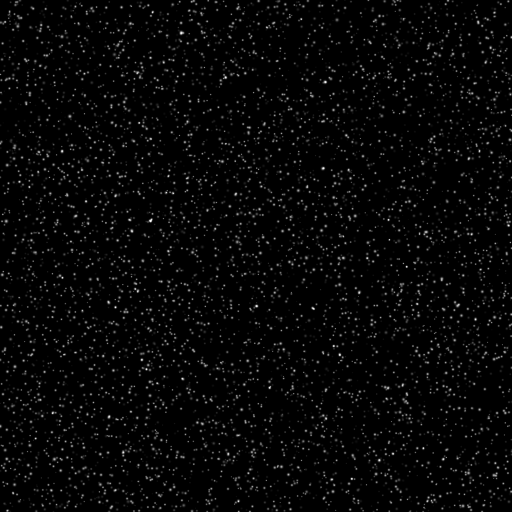
#> input picture exercises/ex1_correlate_img/B005_1.tif, 512 x 512 px
$ python piv_sum_VS_crosscorrelation_VS_FFT.py
#> lines starting #> are read from the running program, lines starting #| are printed output that depends on the picture

# coding: utf-8

# # PIV basics 1

#  start analasys of two picture from piv challenge going through the steps in PIV basics

# In[121]:


import numpy as np
from matplotlib import pyplot as plt
from scipy.signal import correlate2d
# load the images:
a = plt.imread('B005_1.tif')
#> a is the input picture: shape (512, 512); min 0, max 248, mean 6.7
b = plt.imread('B005_2.tif')
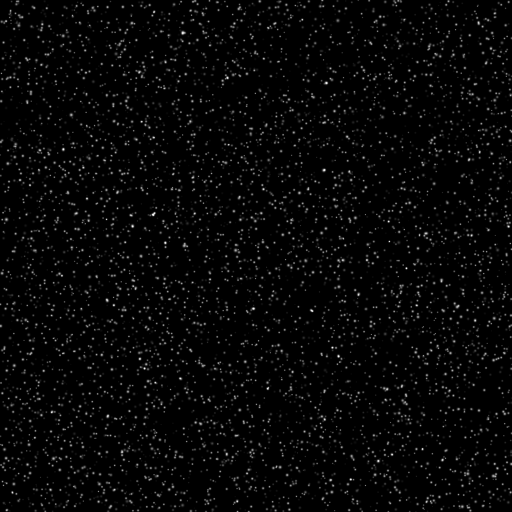
#> input picture exercises/ex1_correlate_img/B005_2.tif, 512 x 512 px
#> b is the input picture: shape (512, 512); min 0, max 248, mean 6.7
iw = 32
ia = a[:iw,:iw].copy()
ib = b[:iw,:iw].copy()

#lets find the displacemant
def RMS2D_1(img, template,maxroll=8):
    #CALCULATES the RMS of the difference between img and template at different shifts of img
    #img-2d array of gray scale value of image at time t
    #template-2d array of gray scale value of image at time t+dt
    #img and template should be same size
    #maxroll- maximun pixel shift of the img 8 pixels is the defult
    #last row/clumn that goes out of array bounds become the first/last row/column
    #i.e the shifted img stays at the same size
    #the function returns a 2d array C at size maxroll+1Xmaxroll+1 wherers
    #C[maxroll,maxroll]-Rms of the difference withount shifts img[i,j] tem[i,j]
    #C[maxroll+x,maxroll+y]-Rms of the difference with shifts img[i+x,j+y] tem[i,j]
    mindist = float('inf')
    idx = (0,0)
    cor=np.zeros((maxroll*2+1,maxroll*2+1))
    for row in range(-maxroll,maxroll+1):
        for col in range(-maxroll,maxroll+1):
            cor[maxroll+row,maxroll+col]=np.sqrt(np.sum(np.square(np.roll(img,(row,col),axis=(0,1)) - template)))
    return cor
#lets find the displacemant
def RMS2D_2(img, template, maxroll=8):
    #CALCULATES the RMS of the difference between img and template at different shifts of img
    #img-2d array of gray scale value of image at time t
    #template-2d array of gray scale value of image at time t+dt
    #img and template should be same size
    #maxroll- maximun pixel shift of the img 8 pixels is the defult
    #last row/clumn that goes out of array bounds is thrown away
    #i.e the shifted img becomes smaller with each shift
    #the function returns a 2d array C at size maxroll+1Xmaxroll+1 wherers
    #C[maxroll,maxroll]-Rms of the difference withount shifts img[i,j] tem[i,j]
    #C[maxroll+x,maxroll+y]-Rms of the difference with shifts img[i+x,j+y] tem[i,j]
    cor=np.zeros((maxroll*2+1,maxroll*2+1))
    for row in range(maxroll+1):
        for col in range(maxroll+1):
            if col==0 and row==0:
                cor[maxroll,maxroll]=np.sqrt(np.sum(np.square(template - img)))
            elif col==0 and row!=0:
                cor[maxroll+row,maxroll]=np.sqrt(np.sum(np.square(template[row::,:] - np.roll(img,row,axis=0)[row::,:])))
                cor[maxroll-row,maxroll]=np.sqrt(np.sum(np.square(img[row::,:] - np.roll(template,row,axis=0)[row::,:])))
            elif row==0 and col!=0:
                cor[maxroll,maxroll+col]=np.sqrt(np.sum(np.square(template[:,col::] - np.roll(img,col,axis=1)[:,col::])))
                cor[maxroll,maxroll-col]=np.sqrt(np.sum(np.square(img[:,col::] - np.roll(template,col,axis=1)[:,col::])))
            else:
                cor[maxroll+row,maxroll+col]=np.sqrt(np.sum(np.square(template[row::,col::] - np.roll(img,(row,col),axis=(0,1))[row::,col::])))
                cor[maxroll-row,maxroll-col]=np.sqrt(np.sum(np.square(img[row::,col::] - np.roll(template,(row,col),axis=(0,1))[row::,col::])))
                cor[maxroll+row,maxroll-col]=np.sqrt(np.sum(np.square(np.roll(template,col,axis=1)[row::,col::] - np.roll(img,row,axis=0)[row::,col::])))
                cor[maxroll-row,maxroll+col]=np.sqrt(np.sum(np.square(np.roll(template,row,axis=0)[row::,col::] - np.roll(img,col,axis=1)[row::,col::])))
    return cor
def my_crosscor2d(img, template, maxroll=8):
    #CALCULATES the cross corelation  between img and template at different shifts of img
    #img-2d array of gray scale value of image at time t
    #template-2d array of gray scale value of image at time t+dt
    #img and template should be same size
    #maxroll- maximun pixel shift of the img 8 pixels is the defult
    #last row/clumn that goes out of array bounds is thrown away
    #i.e the shifted img becomes smaller with each shift
    #the function returns a 2d array C at size maxroll+1Xmaxroll+1 wherers
    #C[maxroll,maxroll]-cross corelation  withount shifts img[i,j] X tem[i,j]
    #C[maxroll+x,maxroll+y]-cross corelation with shifts img[i+x,j+y] X tem[i,j]
    cor=np.zeros((maxroll*2+1,maxroll*2+1))
    for row in range(maxroll+1):
        for col in range(maxroll+1):
            if col==0 and row==0:
                cor[maxroll,maxroll]=np.sum(template * img)
            elif col==0 and row!=0:
                cor[maxroll+row,maxroll]=np.sum(template[row::,:] * np.roll(img,row,axis=0)[row::,:])
                cor[maxroll-row,maxroll]=np.sum(img[row::,:] * np.roll(template,row,axis=0)[row::,:])
            elif row==0 and col!=0:
                cor[maxroll,maxroll+col]=np.sum(template[:,col::] * np.roll(img,col,axis=1)[:,col::])
                cor[maxroll,maxroll-col]=np.sum(img[:,col::] * np.roll(template,col,axis=1)[:,col::])
            else:
                cor[maxroll+row,maxroll+col]=np.sum(template[row::,col::] * np.roll(img,(row,col),axis=(0,1))[row::,col::])
                cor[maxroll-row,maxroll-col]=np.sum(img[row::,col::] * np.roll(template,(row,col),axis=(0,1))[row::,col::])
                cor[maxroll+row,maxroll-col]=np.sum(np.roll(template,col,axis=1)[row::,col::] * np.roll(img,row,axis=0)[row::,col::])
                cor[maxroll-row,maxroll+col]=np.sum(np.roll(template,row,axis=0)[row::,col::] * np.roll(img,col,axis=1)[row::,col::])
    return cor


# let's test that it works indeed by manually rolling (shifting circurlarly) the same image
cor =RMS2D_1(ia-ia.mean(),np.roll(ia,(4,-7),axis=(0,1))-ia.mean())
#> after the loop in RMS2D_1, `for row in range(-maxroll,maxroll+1):`:
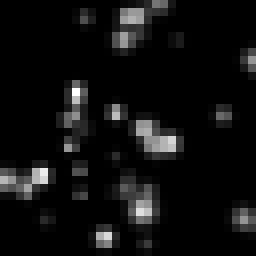
#> img: shape (32, 32) float64 (shown 8 times larger); min -10.05, max 155, mean 0; drawn with min black and max white
i,j = np.unravel_index(cor.argmin(), cor.shape)
#> i = 12; j = 1
print('cor2d:%d,%d'%(i-8,j-8))
#| cor2d:4,-7
cor=RMS2D_2(ia-ia.mean(),np.roll(ia,(4,-7),axis=(0,1))-ia.mean())
#> after the loop in RMS2D_2, `for row in range(maxroll+1):`:
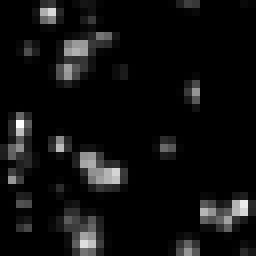
#> template: shape (32, 32) float64 (shown 8 times larger); min -10.05, max 155, mean 0; drawn with min black and max white
i,j = np.unravel_index(cor.argmin(), cor.shape)
print('cor2d:%d,%d'%(i-8,j-8))
#| cor2d:4,-7
cor=my_crosscor2d(ia-ia.mean(),np.roll(ia,(4,-7),axis=(0,1))-ia.mean())
i,j = np.unravel_index(cor.argmax(), cor.shape)
print('cor2d:%d,%d'%(i-8,j-8))
#| cor2d:4,-7
c = correlate2d(np.roll(ia,(4,-7),axis=(0,1))-ia.mean(),np.roll(ia,(0,0),axis=(0,1))-ia.mean())
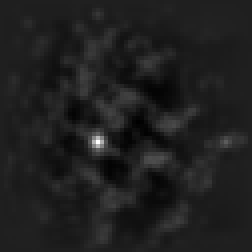
#> c: shape (63, 63) float64 (shown 4 times larger); min -65860.1, max 465606.8, mean 0; drawn with min black and max white
i,j = np.unravel_index(c[31-8:32+8,31-8:32+8].argmax(), c[31-8:32+8,31-8:32+8].shape)
print('cor2d:%d,%d'%(i-8,j-8))
#| cor2d:4,-7
cor= RMS2D_1(ia-ia.mean(),ib-ib.mean())
i,j = np.unravel_index(cor.argmin(), cor.shape)
#> i = 7; j = 9
print('cor2d:%d,%d'%(i-8,j-8))
#| cor2d:-1,1
cor =RMS2D_2(ia-ia.mean(),ib-ib.mean())
#> call 2 of RMS2D_2, with maxroll = 8
#> after the loop in RMS2D_2 (call 2), `for row in range(maxroll+1):`:
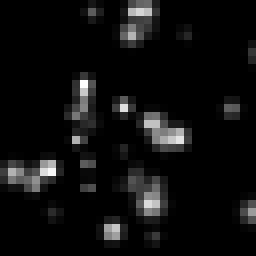
#> template: shape (32, 32) float64 (shown 8 times larger); min -9.52, max 155.5, mean 0; drawn with min black and max white
i,j = np.unravel_index(cor.argmin(), cor.shape)
print('cor2d:%d,%d'%(i-8,j-8))
#| cor2d:-1,1
c1 = my_crosscor2d(ia-ia.mean(),ib-ib.mean())
i,j = np.unravel_index(c.argmax(), c.shape)
#> i = 35; j = 24
print('cor2d:%d,%d'%(i-8,j-8))
#| cor2d:27,16
c2 = correlate2d(ib-ib.mean(),ia-ia.mean())
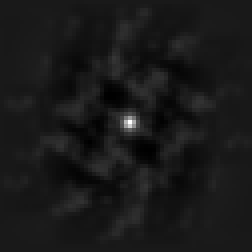
#> c2: shape (63, 63) float64 (shown 4 times larger); min -66267.5, max 603857.9, mean 0; drawn with min black and max white
i,j = np.unravel_index(c.argmax(), c.shape)
print('cor2d:%d,%d'%(i-31,j-31))
#| cor2d:4,-7

x,y,u_dif,v_dif,u_cor,v_cor,u_my,v_my,u_mycross,v_mycross = [],[],[],[],[],[],[],[],[],[]
for k in range(0,a.shape[0],iw):
    for m in range(0,a.shape[1],iw):
        ia = a[k:k+iw,m:m+iw].copy()
        ib = b[k:k+iw,m:m+iw].copy()
        cor_dif = RMS2D_1(ia-ia.mean(),ib-ib.mean())
        row,col = np.unravel_index(cor_dif.argmin(), cor_dif.shape)
        y.append(k+iw/2.-1)
        x.append(m+iw/2.-1)
        u_dif.append(col-8)
        v_dif.append(row-8)
        c = correlate2d(ib-ib.mean(),ia-ia.mean())
        c=c[31-8:32+8,31-8:32+8]
        i,j = np.unravel_index(c.argmax(), c.shape)
        u_cor.append(j -8)
        v_cor.append(i- 8)
        c_my = RMS2D_2(ia-ia.mean(),ib-ib.mean())
        row,col = np.unravel_index(c_my.argmin(), c_my.shape)
        u_my.append(col -8)
        v_my.append(row- 8)
        c_mycross = my_crosscor2d(ia-ia.mean(),ib-ib.mean())
        row,col = np.unravel_index(c_mycross.argmax(), c_mycross.shape)
        u_mycross.append(col -8)
        v_mycross.append(row- 8)
#> after the loop, u_cor = 256 values, max 8 at index 102, min -7 at index 118, mean -0.156; u_dif = 256 values, max 8 at index 102, min -7 at index 118, mean -0.0938; u_my = 256 values, max 8 at index 101, min -8 at index 116, mean -0.082; u_mycross has the same summary as u_cor; v_cor = 256 values, max 8 at index 119, min -8 at index 117, mean 0.262; v_dif = 256 values, max 8 at index 119, min -8 at index 117, mean 0.25; v_my = 256 values, max 8 at index 116, min -8 at index 118, mean 0.363; v_mycross has the same summary as v_cor; x = 256 values, max 495 at index 15, min 15 at index 0, mean 255; y = 256 values from 15 to 495

plt.figure(figsize=(12,10))
plt.subplot(2,2,1)
M_dif = np.sqrt(pow(np.array(u_dif), 2) + pow(np.array(v_dif), 2))
#> M_dif = 256 values, max 9.22 at index 134, min 1 at index 3, mean 2.03
plt.quiver(x,y,u_dif,v_dif,M_dif)
plt.title('rms1')

plt.subplot(2,2,2)
M_cor = np.sqrt(pow(np.array(u_cor), 2) + pow(np.array(v_cor), 2))
#> M_cor = 256 values, max 8.94 at index 102, min 1 at index 3, mean 2.03
plt.quiver(x,y,u_cor,v_cor,M_cor)
plt.title('rms2')

plt.subplot(2,2,3)
M_my = np.sqrt(pow(np.array(u_my), 2) + pow(np.array(v_my), 2))
#> M_my = 256 values, max 11.31 at index 116, min 1 at index 4, mean 2.16
plt.quiver(x,y,u_my,v_my,M_my)
plt.title('my cross cor')

plt.subplot(2,2,4)
M_mycross = np.sqrt(pow(np.array(u_mycross), 2) + pow(np.array(v_mycross), 2))
#> M_mycross has the same summary as M_cor
plt.quiver(x,y,u_mycross,v_mycross,M_mycross)
plt.title('scipy cross cor')

#the results are abit different lets explore it
q_rms1_rms2= np.array(M_dif)==np.array(M_my)
problem_rms1_rms2=np.where(q_rms1_rms2==False)
q_mycrosscor_corsscor= np.array(M_mycross)==np.array(M_cor)
problem_mycrosscor_corsscor=np.where(q_mycrosscor_corsscor==False)
#> problem_mycrosscor_corsscor = (empty array,)
print('number of different points comparing rms1 to rms2:%d'%np.size(problem_rms1_rms2[0]))
#| number of different points comparing rms1 to rms2:25
print('number of different points coparing my cross cor to scipys:%d'%np.size(problem_mycrosscor_corsscor[0]))
#| number of different points coparing my cross cor to scipys:0
#> `#dist_cor= np.sqrt(np.sum(np.square(ib - np.roll(ia,(i-31,j-31),axis=(..`:
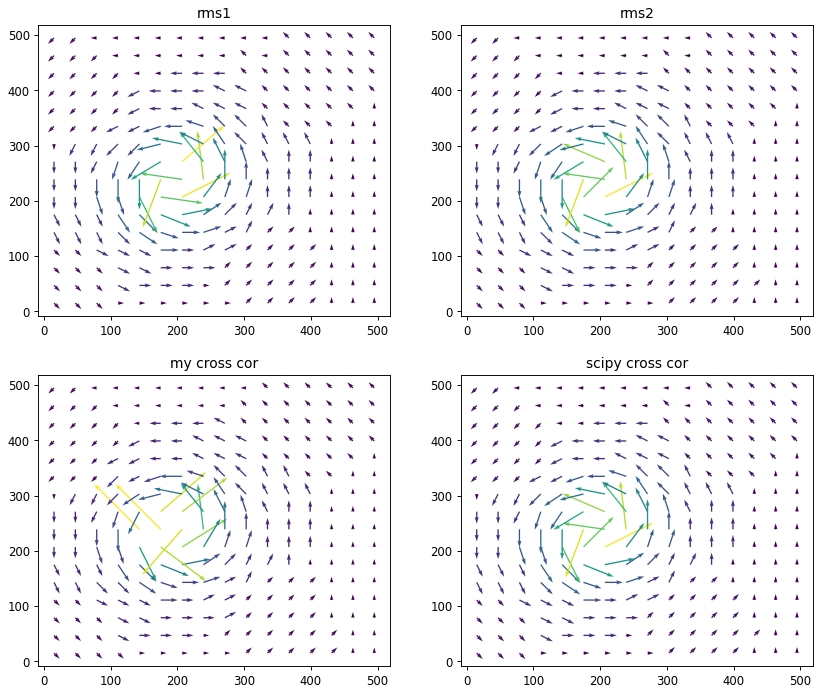
#> figure drawn by matplotlib, 4 panels

# [42 lines of commented-out code are left out]
